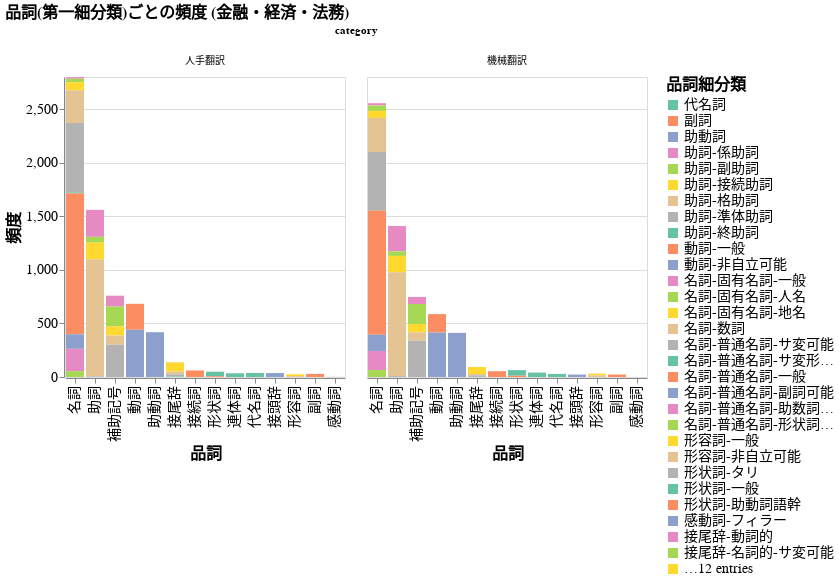

The notebook cell this image was saved under:
### Code cell
chart = alt.Chart(df_A_melted).mark_bar().encode(
    alt.X("pos1:N", sort="-y", title="品詞"),
    alt.Y("freq:Q", title="頻度"),
    alt.Tooltip(["pos"]),
    alt.Color("pos:N", title='品詞細分類').scale(scheme="set2"),
    alt.Column("category:N"),
    alt.Size(legend=alt.Legend(orient='bottom', titleOrient='left'))
).properties(
    title="品詞(第一細分類)ごとの頻度 (金融・経済・法務)"
).configure_axis(
    labelFont=caption_font,
    titleFont=caption_font,
    labelFontSize=14,
    titleFontSize=16
).configure_title(
    fontSize=16,
    font=caption_font
).configure_legend(
    labelFont=label_font,
    labelFontSize=14,
    titleFont=caption_font,
    titleFontSize=16
)
#chart.save("./chart/grouped_bar_chart_all_pos_A.pdf", scale_factor=4)
chart.show()

### Figure 1 — Vega-Lite specification as saved in the notebook (floating-point values rounded to 4 significant figures)
{"config": {"view": {"continuousWidth": 300, "continuousHeight": 300}, "axis": {"labelFont": "Noto Sans JP", "labelFontSize": 14, "titleFont": "Noto Sans JP", "titleFontSize": 16}, "legend": {"labelFont": "IBM Plex Mono", "labelFontSize": 14, "titleFont": "Noto Sans JP", "titleFontSize": 16}, "title": {"font": "Noto Sans JP", "fontSize": 16}}, "data": {"name": "data-7cd92dbaae77509ca9e2ba373e3f593a"}, "mark": {"type": "bar"}, "encoding": {"color": {"field": "pos", "scale": {"scheme": "set2"}, "title": "品詞細分類", "type": "nominal"}, "column": {"field": "category", "type": "nominal"}, "size": {"legend": {"orient": "bottom", "titleOrient": "left"}}, "tooltip": [{"field": "pos", "type": "nominal"}], "x": {"field": "pos1", "sort": "-y", "title": "品詞", "type": "nominal"}, "y": {"field": "freq", "title": "頻度", "type": "quantitative"}}, "title": "品詞(第一細分類)ごとの頻度 (金融・経済・法務)", "$schema": "https://vega.github.io/schema/vega-lite/v5.20.1.json", "datasets": {"data-7cd92dbaae77509ca9e2ba373e3f593a": [{"pos1": "代名詞", "pos2": "N", "pos3": "N", "category": "機械翻訳", "freq": 29, "pos": "代名詞"}, {"pos1": "副詞", "pos2": "N", "pos3": "N", "category": "機械翻訳", "freq": 23, "pos": "副詞"}, {"pos1": "助動詞", "pos2": "N", "pos3": "N", "category": "機械翻訳", "freq": 412, "pos": "助動詞"}, {"pos1": "助詞", "pos2": "係助詞", "pos3": "N", "category": "機械翻訳", "freq": 236, "pos": "助詞-係助詞"}, {"pos1": "助詞", "pos2": "副助詞", "pos3": "N", "category": "機械翻訳", "freq": 43, "pos": "助詞-副助詞"}, {"pos1": "助詞", "pos2": "接続助詞", "pos3": "N", "category": "機械翻訳", "freq": 153, "pos": "助詞-接続助詞"}, {"pos1": "助詞", "pos2": "格助詞", "pos3": "N", "category": "機械翻訳", "freq": 967, "pos": "助詞-格助詞"}, {"pos1": "助詞", "pos2": "準体助詞", "pos3": "N", "category": "機械翻訳", "freq": 9, "pos": "助詞-準体助詞"}, {"pos1": "助詞", "pos2": "終助詞", "pos3": "N", "category": "機械翻訳", "freq": 1, "pos": "助詞-終助詞"}, {"pos1": "動詞", "pos2": "一般", "pos3": "N", "category": "機械翻訳", "freq": 172, "pos": "動詞-一般"}, {"pos1": "動詞", "pos2": "非自立可能", "pos3": "N", "category": "機械翻訳", "freq": 415, "pos": "動詞-非自立可能"}, {"pos1": "名詞", "pos2": "固有名詞", "pos3": "一般", "category": "機械翻訳", "freq": 22, "pos": "名詞-固有名詞-一般"}, {"pos1": "名詞", "pos2": "固有名詞", "pos3": "人名", "category": "機械翻訳", "freq": 51, "pos": "名詞-固有名詞-人名"}, {"pos1": "名詞", "pos2": "固有名詞", "pos3": "地名", "category": "機械翻訳", "freq": 65, "pos": "名詞-固有名詞-地名"}, {"pos1": "名詞", "pos2": "数詞", "pos3": "N", "category": "機械翻訳", "freq": 319, "pos": "名詞-数詞"}, {"pos1": "名詞", "pos2": "普通名詞", "pos3": "サ変可能", "category": "機械翻訳", "freq": 540, "pos": "名詞-普通名詞-サ変可能"}, {"pos1": "名詞", "pos2": "普通名詞", "pos3": "サ変形状詞可能", "category": "機械翻訳", "freq": 5, "pos": "名詞-普通名詞-サ変形状詞可能"}, {"pos1": "名詞", "pos2": "普通名詞", "pos3": "一般", "category": "機械翻訳", "freq": 1159, "pos": "名詞-普通名詞-一般"}, {"pos1": "名詞", "pos2": "普通名詞", "pos3": "副詞可能", "category": "機械翻訳", "freq": 152, "pos": "名詞-普通名詞-副詞可能"}, {"pos1": "名詞", "pos2": "普通名詞", "pos3": "助数詞可能", "category": "機械翻訳", "freq": 178, "pos": "名詞-普通名詞-助数詞可能"}, {"pos1": "名詞", "pos2": "普通名詞", "pos3": "形状詞可能", "category": "機械翻訳", "freq": 65, "pos": "名詞-普通名詞-形状詞可能"}, {"pos1": "形容詞", "pos2": "一般", "pos3": "N", "category": "機械翻訳", "freq": 17, "pos": "形容詞-一般"}, {"pos1": "形容詞", "pos2": "非自立可能", "pos3": "N", "category": "機械翻訳", "freq": 15, "pos": "形容詞-非自立可能"}, {"pos1": "形状詞", "pos2": "タリ", "pos3": "N", "category": "機械翻訳", "freq": 0, "pos": "形状詞-タリ"}, {"pos1": "形状詞", "pos2": "一般", "pos3": "N", "category": "機械翻訳", "freq": 52, "pos": "形状詞-一般"}, {"pos1": "形状詞", "pos2": "助動詞語幹", "pos3": "N", "category": "機械翻訳", "freq": 12, "pos": "形状詞-助動詞語幹"}, {"pos1": "感動詞", "pos2": "フィラー", "pos3": "N", "category": "機械翻訳", "freq": 0, "pos": "感動詞-フィラー"}, {"pos1": "接尾辞", "pos2": "動詞的", "pos3": "N", "category": "機械翻訳", "freq": 0, "pos": "接尾辞-動詞的"}, {"pos1": "接尾辞", "pos2": "名詞的", "pos3": "サ変可能", "category": "機械翻訳", "freq": 0, "pos": "接尾辞-名詞的-サ変可能"}, {"pos1": "接尾辞", "pos2": "名詞的", "pos3": "一般", "category": "機械翻訳", "freq": 65, "pos": "接尾辞-名詞的-一般"}, {"pos1": "接尾辞", "pos2": "名詞的", "pos3": "副詞可能", "category": "機械翻訳", "freq": 13, "pos": "接尾辞-名詞的-副詞可能"}, {"pos1": "接尾辞", "pos2": "名詞的", "pos3": "助数詞", "category": "機械翻訳", "freq": 14, "pos": "接尾辞-名詞的-助数詞"}, {"pos1": "接尾辞", "pos2": "形状詞的", "pos3": "N", "category": "機械翻訳", "freq": 1, "pos": "接尾辞-形状詞的"}, {"pos1": "接続詞", "pos2": "N", "pos3": "N", "category": "機械翻訳", "freq": 54, "pos": "接続詞"}, {"pos1": "接頭辞", "pos2": "N", "pos3": "N", "category": "機械翻訳", "freq": 23, "pos": "接頭辞"}, {"pos1": "補助記号", "pos2": "一般", "pos3": "N", "category": "機械翻訳", "freq": 66, "pos": "補助記号-一般"}, {"pos1": "補助記号", "pos2": "句点", "pos3": "N", "category": "機械翻訳", "freq": 186, "pos": "補助記号-句点"}, {"pos1": "補助記号", "pos2": "括弧閉", "pos3": "N", "category": "機械翻訳", "freq": 78, "pos": "補助記号-括弧閉"}, {"pos1": "補助記号", "pos2": "括弧開", "pos3": "N", "category": "機械翻訳", "freq": 78, "pos": "補助記号-括弧開"}, {"pos1": "補助記号", "pos2": "読点", "pos3": "N", "category": "機械翻訳", "freq": 339, "pos": "補助記号-読点"}, {"pos1": "連体詞", "pos2": "N", "pos3": "N", "category": "機械翻訳", "freq": 41, "pos": "連体詞"}, {"pos1": "代名詞", "pos2": "N", "pos3": "N", "category": "人手翻訳", "freq": 38, "pos": "代名詞"}, {"pos1": "副詞", "pos2": "N", "pos3": "N", "category": "人手翻訳", "freq": 29, "pos": "副詞"}, {"pos1": "助動詞", "pos2": "N", "pos3": "N", "category": "人手翻訳", "freq": 418, "pos": "助動詞"}, {"pos1": "助詞", "pos2": "係助詞", "pos3": "N", "category": "人手翻訳", "freq": 252, "pos": "助詞-係助詞"}, {"pos1": "助詞", "pos2": "副助詞", "pos3": "N", "category": "人手翻訳", "freq": 54, "pos": "助詞-副助詞"}, {"pos1": "助詞", "pos2": "接続助詞", "pos3": "N", "category": "人手翻訳", "freq": 156, "pos": "助詞-接続助詞"}, {"pos1": "助詞", "pos2": "格助詞", "pos3": "N", "category": "人手翻訳", "freq": 1092, "pos": "助詞-格助詞"}, {"pos1": "助詞", "pos2": "準体助詞", "pos3": "N", "category": "人手翻訳", "freq": 6, "pos": "助詞-準体助詞"}, {"pos1": "助詞", "pos2": "終助詞", "pos3": "N", "category": "人手翻訳", "freq": 0, "pos": "助詞-終助詞"}, {"pos1": "動詞", "pos2": "一般", "pos3": "N", "category": "人手翻訳", "freq": 242, "pos": "動詞-一般"}, {"pos1": "動詞", "pos2": "非自立可能", "pos3": "N", "category": "人手翻訳", "freq": 441, "pos": "動詞-非自立可能"}, {"pos1": "名詞", "pos2": "固有名詞", "pos3": "一般", "category": "人手翻訳", "freq": 15, "pos": "名詞-固有名詞-一般"}, {"pos1": "名詞", "pos2": "固有名詞", "pos3": "人名", "category": "人手翻訳", "freq": 33, "pos": "名詞-固有名詞-人名"}, {"pos1": "名詞", "pos2": "固有名詞", "pos3": "地名", "category": "人手翻訳", "freq": 75, "pos": "名詞-固有名詞-地名"}, {"pos1": "名詞", "pos2": "数詞", "pos3": "N", "category": "人手翻訳", "freq": 306, "pos": "名詞-数詞"}, {"pos1": "名詞", "pos2": "普通名詞", "pos3": "サ変可能", "category": "人手翻訳", "freq": 646, "pos": "名詞-普通名詞-サ変可能"}, {"pos1": "名詞", "pos2": "普通名詞", "pos3": "サ変形状詞可能", "category": "人手翻訳", "freq": 8, "pos": "名詞-普通名詞-サ変形状詞可能"}, {"pos1": "名詞", "pos2": "普通名詞", "pos3": "一般", "category": "人手翻訳", "freq": 1317, "pos": "名詞-普通名詞-一般"}, {"pos1": "名詞", "pos2": "普通名詞", "pos3": "副詞可能", "category": "人手翻訳", "freq": 136, "pos": "名詞-普通名詞-副詞可能"}, {"pos1": "名詞", "pos2": "普通名詞", "pos3": "助数詞可能", "category": "人手翻訳", "freq": 208, "pos": "名詞-普通名詞-助数詞可能"}, {"pos1": "名詞", "pos2": "普通名詞", "pos3": "形状詞可能", "category": "人手翻訳", "freq": 55, "pos": "名詞-普通名詞-形状詞可能"}, {"pos1": "形容詞", "pos2": "一般", "pos3": "N", "category": "人手翻訳", "freq": 17, "pos": "形容詞-一般"}, {"pos1": "形容詞", "pos2": "非自立可能", "pos3": "N", "category": "人手翻訳", "freq": 8, "pos": "形容詞-非自立可能"}, {"pos1": "形状詞", "pos2": "タリ", "pos3": "N", "category": "人手翻訳", "freq": 1, "pos": "形状詞-タリ"}, {"pos1": "形状詞", "pos2": "一般", "pos3": "N", "category": "人手翻訳", "freq": 42, "pos": "形状詞-一般"}, {"pos1": "形状詞", "pos2": "助動詞語幹", "pos3": "N", "category": "人手翻訳", "freq": 7, "pos": "形状詞-助動詞語幹"}, {"pos1": "感動詞", "pos2": "フィラー", "pos3": "N", "category": "人手翻訳", "freq": 1, "pos": "感動詞-フィラー"}, {"pos1": "接尾辞", "pos2": "動詞的", "pos3": "N", "category": "人手翻訳", "freq": 1, "pos": "接尾辞-動詞的"}, {"pos1": "接尾辞", "pos2": "名詞的", "pos3": "サ変可能", "category": "人手翻訳", "freq": 1, "pos": "接尾辞-名詞的-サ変可能"}, {"pos1": "接尾辞", "pos2": "名詞的", "pos3": "一般", "category": "人手翻訳", "freq": 85, "pos": "接尾辞-名詞的-一般"}, {"pos1": "接尾辞", "pos2": "名詞的", "pos3": "副詞可能", "category": "人手翻訳", "freq": 26, "pos": "接尾辞-名詞的-副詞可能"}, {"pos1": "接尾辞", "pos2": "名詞的", "pos3": "助数詞", "category": "人手翻訳", "freq": 21, "pos": "接尾辞-名詞的-助数詞"}, {"pos1": "接尾辞", "pos2": "形状詞的", "pos3": "N", "category": "人手翻訳", "freq": 4, "pos": "接尾辞-形状詞的"}, {"pos1": "接続詞", "pos2": "N", "pos3": "N", "category": "人手翻訳", "freq": 61, "pos": "接続詞"}, {"pos1": "接頭辞", "pos2": "N", "pos3": "N", "category": "人手翻訳", "freq": 37, "pos": "接頭辞"}, {"pos1": "補助記号", "pos2": "一般", "pos3": "N", "category": "人手翻訳", "freq": 102, "pos": "補助記号-一般"}, {"pos1": "補助記号", "pos2": "句点", "pos3": "N", "category": "人手翻訳", "freq": 185, "pos": "補助記号-句点"}, {"pos1": "補助記号", "pos2": "括弧閉", "pos3": "N", "category": "人手翻訳", "freq": 85, "pos": "補助記号-括弧閉"}, {"pos1": "補助記号", "pos2": "括弧開", "pos3": "N", "category": "人手翻訳", "freq": 86, "pos": "補助記号-括弧開"}, {"pos1": "補助記号", "pos2": "読点", "pos3": "N", "category": "人手翻訳", "freq": 301, "pos": "補助記号-読点"}, {"pos1": "連体詞", "pos2": "N", "pos3": "N", "category": "人手翻訳", "freq": 35, "pos": "連体詞"}]}}
